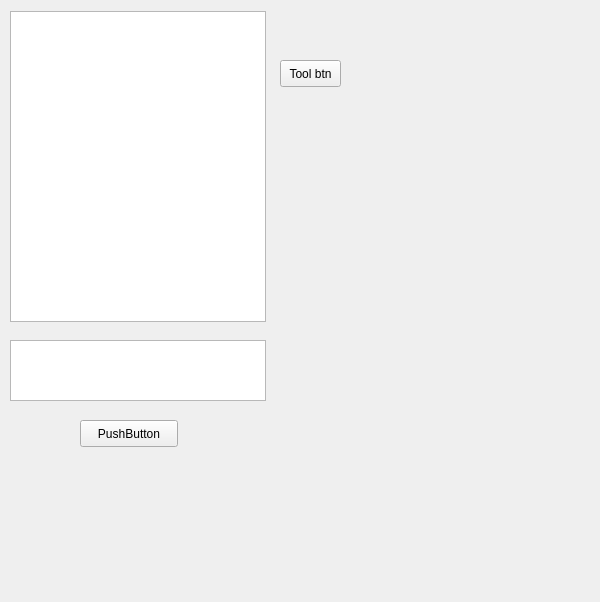
<?xml version="1.0" encoding="UTF-8"?>
<ui version="4.0">
 <class>MainWindow</class>
 <widget class="QMainWindow" name="MainWindow">
  <property name="geometry">
   <rect>
    <x>0</x>
    <y>0</y>
    <width>600</width>
    <height>602</height>
   </rect>
  </property>
  <property name="windowTitle">
   <string>MainWindow</string>
  </property>
  <widget class="QWidget" name="centralWidget">
   <widget class="QPushButton" name="btnSend">
    <property name="geometry">
     <rect>
      <x>80</x>
      <y>420</y>
      <width>98</width>
      <height>27</height>
     </rect>
    </property>
    <property name="text">
     <string>PushButton</string>
    </property>
   </widget>
   <widget class="QTextEdit" name="textRecv">
    <property name="geometry">
     <rect>
      <x>10</x>
      <y>11</y>
      <width>256</width>
      <height>311</height>
     </rect>
    </property>
   </widget>
   <widget class="QTextEdit" name="textSend">
    <property name="geometry">
     <rect>
      <x>10</x>
      <y>340</y>
      <width>256</width>
      <height>61</height>
     </rect>
    </property>
   </widget>
   <widget class="QPushButton" name="toolBtn">
    <property name="geometry">
     <rect>
      <x>280</x>
      <y>60</y>
      <width>61</width>
      <height>27</height>
     </rect>
    </property>
    <property name="text">
     <string>Tool btn</string>
    </property>
   </widget>
  </widget>
 </widget>
 <resources/>
 <connections/>
</ui>
